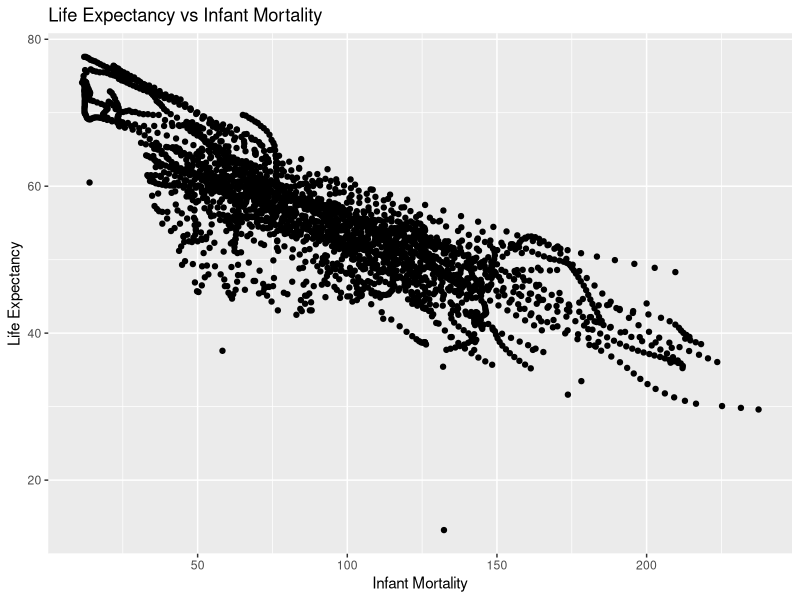
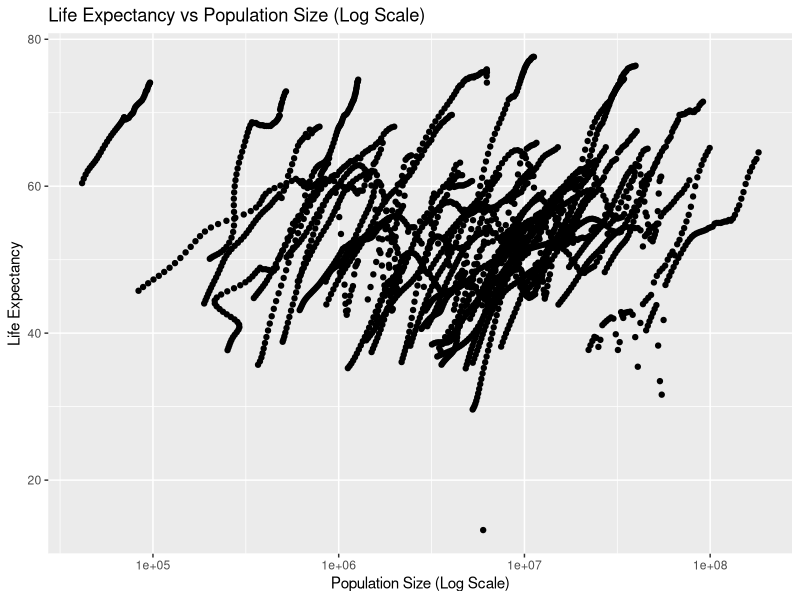
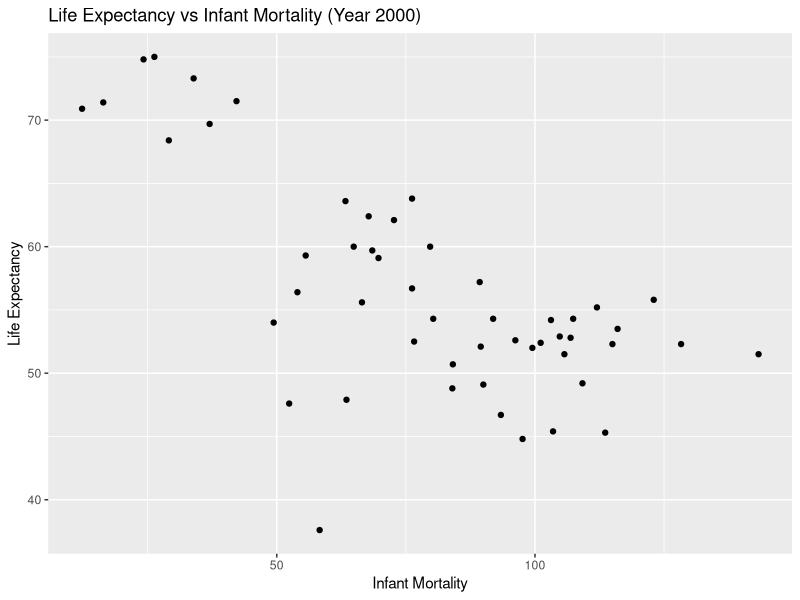
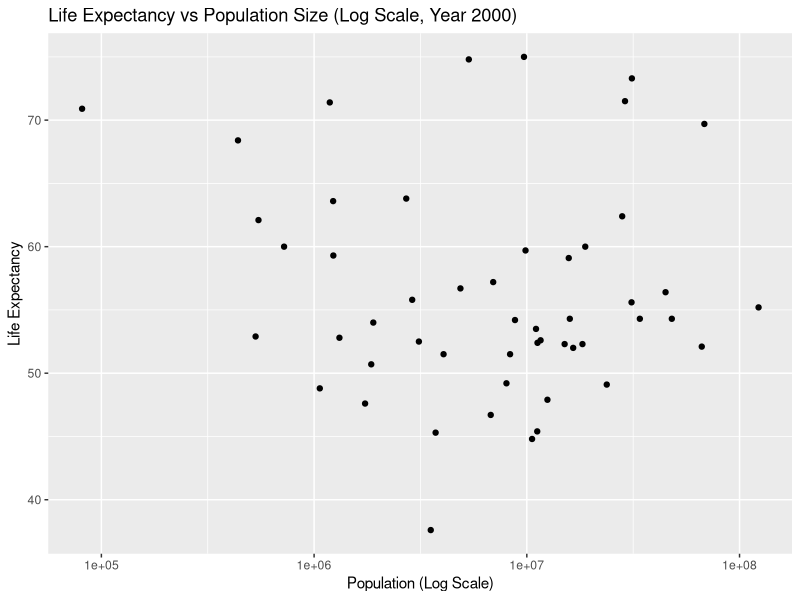
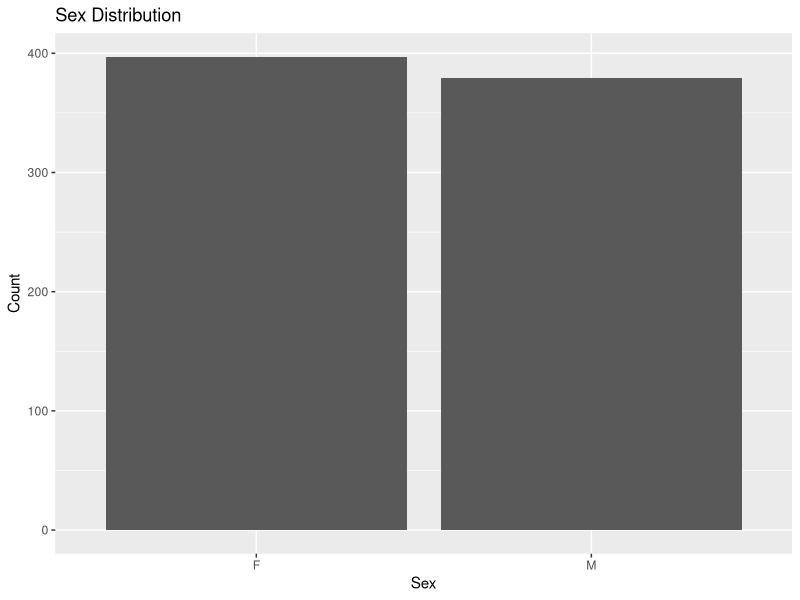
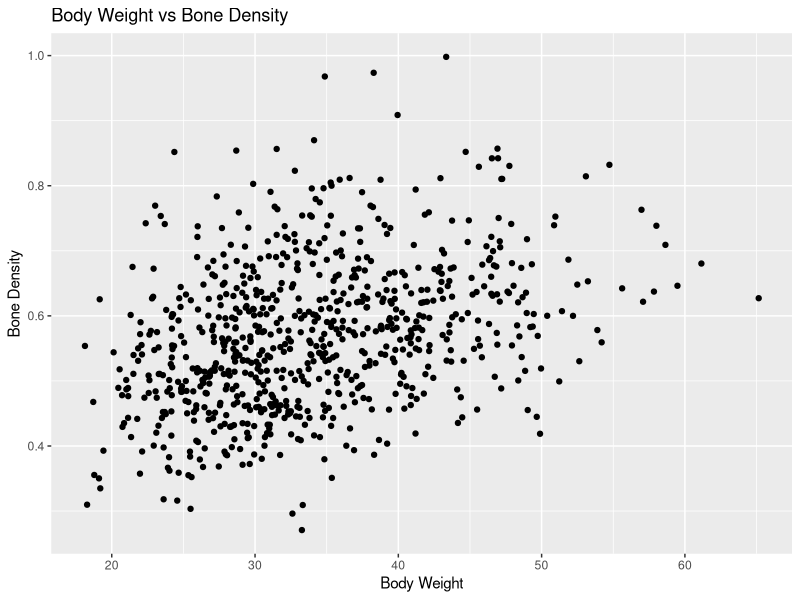
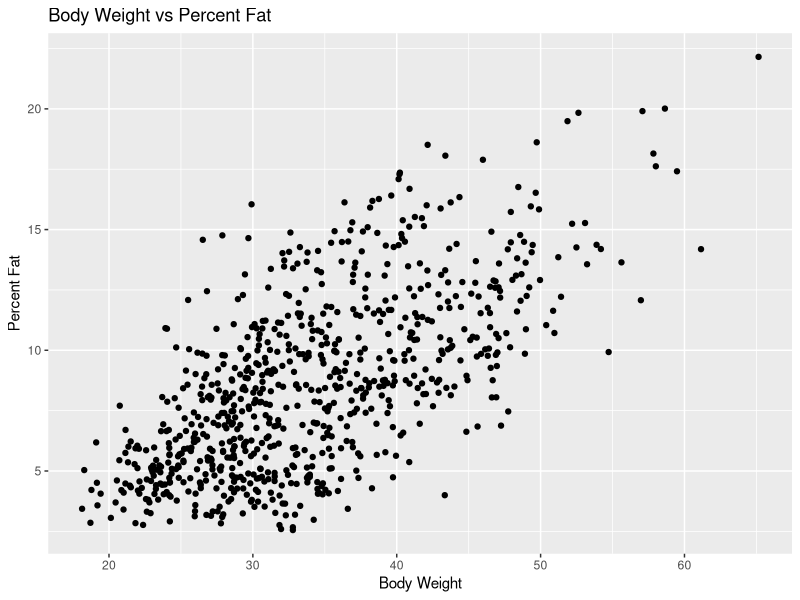

The R script that drew these images, in order:
## ---- chunk 1
#load dslabs and tidyverse package
library(dslabs)
library(tidyverse)
## ---- chunk 2
#get an overview of data structure
str(gapminder)
## ---- chunk 3
#get a summary of data
summary(gapminder)
## ---- chunk 4
#determine the type of object gapminder is
class(gapminder)
## ---- chunk 5
#filter only African countries
africadata <- gapminder %>%
  filter(continent == "Africa")
## ---- chunk 6
#check the data structure of the object `africadata`
str(africadata)
## ---- chunk 7
#get a summary of the new data
summary(africadata)
## ---- chunk 8
#Create the first object containing only infant_mortality and life_expectancy
infant_mortality_life_expectancy <- africadata %>%
  select(infant_mortality, life_expectancy)
## ---- chunk 9
#check the data structure of the new object infant_mortality_life_expectancy
str(infant_mortality_life_expectancy)
## ---- chunk 10
#check the summary of the new object infant_mortality_life_expectancy
summary(infant_mortality_life_expectancy)
## ---- chunk 11
#Create the second object containing only population and life_expectancy
population_life_expectancy <- africadata %>% 
  select(population, life_expectancy)
## ---- chunk 12
#check the data structure of the new object population_life_expectancy
str(population_life_expectancy)
## ---- chunk 13
#check the summary of the new object population_life_expectancy
summary(population_life_expectancy)
## ---- chunk 14
plot1 <- ggplot(infant_mortality_life_expectancy, aes(x = infant_mortality, y = life_expectancy)) +
  geom_point() +
  labs(title = "Life Expectancy vs Infant Mortality",
       x = "Infant Mortality",
       y = "Life Expectancy") +
  theme_get()

print(plot1)
## ---- chunk 15
plot2 <- ggplot(population_life_expectancy, aes(x = population, y = life_expectancy)) +
  geom_point() +
  scale_x_log10() +
  labs(title = "Life Expectancy vs Population Size (Log Scale)",
       x = "Population Size (Log Scale)",
       y = "Life Expectancy") +
  theme_get()

print(plot2)
## ---- chunk 16
head(africadata)
## ---- chunk 17
str(africadata)
## ---- chunk 18
#Create new object to determine which years have missing data for infant mortality
missing_infant_mortality <- africadata %>% 
  filter(is.na(infant_mortality)) %>% 
  group_by(year) %>% 
  summarize(missing_count = n())

print(missing_infant_mortality)
## ---- chunk 19
#Create new object with data from the year 2000
year_2000 <- africadata %>% 
  filter(year=="2000")
## ---- chunk 20
#Verify data by using head() and str() fucntinons
head(year_2000)
str(year_2000)
## ---- chunk 21
#Create a plot showing life expectancy as a function of infant mortality
plot1_2000 <- ggplot(year_2000, aes(x = infant_mortality, y = life_expectancy)) +
  geom_point() +
  labs(title = "Life Expectancy vs Infant Mortality (Year 2000)",
       x = "Infant Mortality",
       y = "Life Expectancy") +
  theme_get()

# Display Plot 1
print(plot1_2000)
## ---- chunk 22
#Create a plot showing life expectancy as a function of population
plot2_2000 <- ggplot(year_2000, aes(x = population, y = life_expectancy)) +
  geom_point() +
  scale_x_log10() +
  labs(title = "Life Expectancy vs Population Size (Log Scale, Year 2000)",
       x = "Population (Log Scale)",
       y = "Life Expectancy") +
  theme_get()

# Display Plot 1
print(plot2_2000)
## ---- chunk 23
# Fit 1: Life Expectancy as the outcome and Infant Mortality as the predictor
fit1 <- lm(life_expectancy ~ infant_mortality, year_2000)

# Fit 2: Life Expectancy as the outcome and Population Size as the predictor
fit2 <- lm(life_expectancy ~ population, year_2000)
## ---- chunk 24
summary(fit1)
## ---- chunk 25
summary(fit2)
## ---- chunk 26
# Printing structure and summary of 'mice_weights' dataset

str(mice_weights)

summary(mice_weights)
## ---- chunk 27
# Removing NA's and checking to see if there are any missing values, there are 8. 4 in 'bone_density' and 4 in 'percent_fat' as seen above

mice <- mice_weights %>% drop_na()

sum(is.na(mice))
## ---- chunk 28
# Looking at distribution of sex

plot_1 <- ggplot(mice, aes(x = sex)) +
  geom_histogram(stat = "count")  +
  labs(title = "Sex Distribution",
       x = "Sex",
       y = "Count") +
  theme_get()

print(plot_1)
## ---- chunk 29
# Plotting bone density as a function of body weight to identify if there is any relationship between the two

plot_2 <- ggplot(mice, aes(x = body_weight, y = bone_density)) +
  geom_point()  +
  labs(title = "Body Weight vs Bone Density",
       x = "Body Weight",
       y = "Bone Density") +
  theme_get()

print(plot_2)
## ---- chunk 30
# Plotting percent fat as a function of body weight to identify if there is any relationship between the two

plot_3 <- ggplot(mice, aes(x = body_weight, y = percent_fat)) +
  geom_point()  +
  labs(title = "Body Weight vs Percent Fat",
       x = "Body Weight",
       y = "Percent Fat") +
  theme_get()

print(plot_3)
## ---- chunk 31
# Fit 1: Body Weight as the outcome and Bone Density as the predictor
fit_1 <- lm(body_weight ~ bone_density, mice)

# Fit 2: Body Weight as the outcome and Percent Fat as the predictor
fit_2 <- lm(body_weight ~ percent_fat, mice)
## ---- chunk 32
summary(fit_1)
## ---- chunk 33
summary(fit_2)
